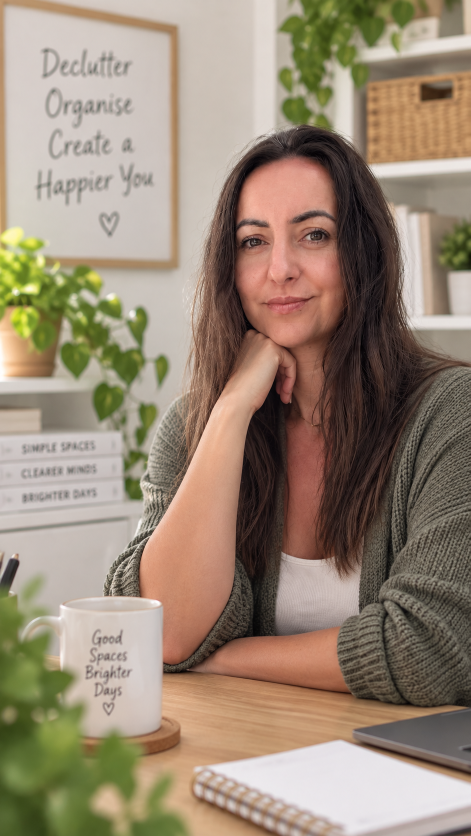
#> input picture Media/magda1.png, 941 x 1672 px, found by its file name (shown at 1/2 size)
$ python process_media.py
#> lines starting #> are read from the running program, lines starting #| are printed output that depends on the picture
import os
import subprocess
from PIL import Image, ImageEnhance
import numpy as np

def main():
    os.makedirs("public/images", exist_ok=True)
    os.makedirs("public/videos", exist_ok=True)

    # 1. Process Magda Bio portrait (from Media/magda1.png) with subtle Quiet Space warmth
    print("Processing & color-grading Magda portrait...")
    im_magda = Image.open("Media/magda1.png").convert("RGB")
#> im_magda is the input picture: PIL image 941x1672 RGB; mean R, G, B 152.9, 136.1, 117
    arr_magda = np.array(im_magda, dtype=np.float32) / 255.0

    # Warm linen highlight tint (#FDFBF7 / #F8F6F0)
    hl_mask = np.clip((arr_magda - 0.5) / 0.5, 0, 1)
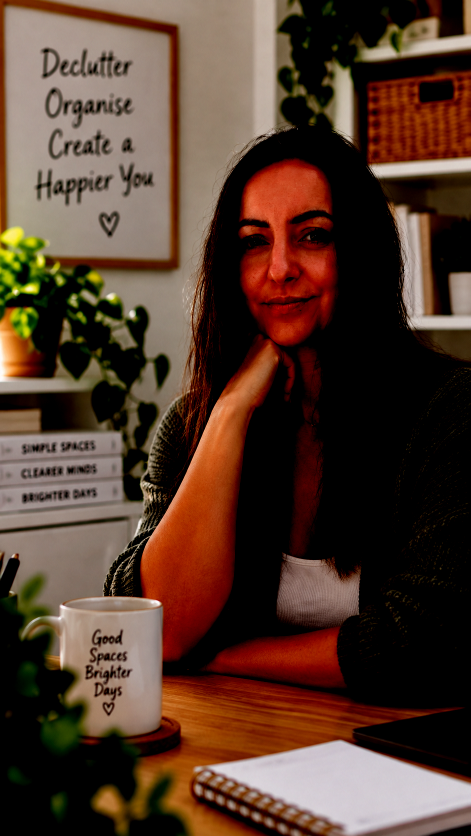
#> hl_mask: shape (1672, 941, 3) float32 (shown at 1/2 size); mean R, G, B 0.329, 0.229, 0.175
    arr_magda[:, :, 0] += hl_mask[:, :, 0] * 0.025
    arr_magda[:, :, 1] += hl_mask[:, :, 1] * 0.015
    arr_magda[:, :, 2] -= hl_mask[:, :, 2] * 0.015

    # Gentle ambient shadow lift (slate/sage #2C332D / #7D8C7A)
    sh_mask = np.clip((0.5 - arr_magda) / 0.5, 0, 1)
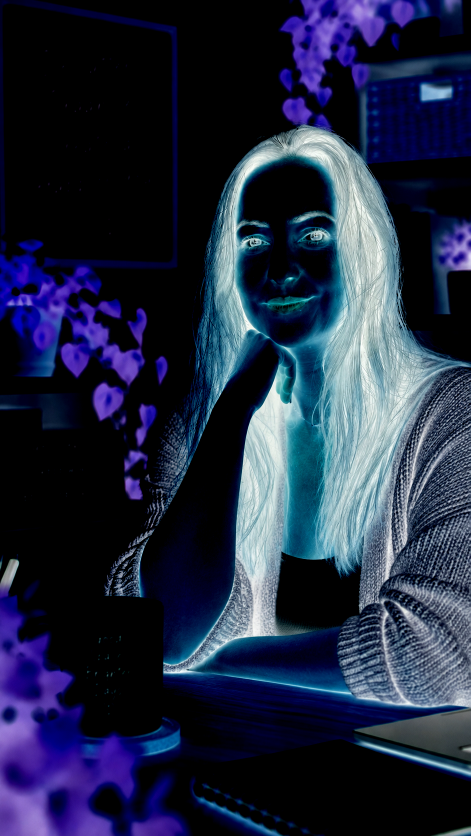
#> sh_mask: shape (1672, 941, 3) float32 (shown at 1/2 size); mean R, G, B 0.131, 0.162, 0.257
    arr_magda[:, :, 0] += sh_mask[:, :, 0] * 0.010
    arr_magda[:, :, 1] += sh_mask[:, :, 1] * 0.018
    arr_magda[:, :, 2] += sh_mask[:, :, 2] * 0.012

    arr_magda = np.clip(arr_magda, 0.0, 1.0)
    im_magda_graded = Image.fromarray((arr_magda * 255.0).astype(np.uint8))

    # Natural skin tone balance and soft contrast curve
    im_magda_graded = ImageEnhance.Color(im_magda_graded).enhance(0.94)
    im_magda_graded = ImageEnhance.Contrast(im_magda_graded).enhance(0.97)

    w, h = im_magda_graded.size
#> w = 941; h = 1672
    target_w = 900
    target_h = int(h * (target_w / w))
#> target_h = 1599
    im_magda_resized = im_magda_graded.resize((target_w, target_h), Image.Resampling.LANCZOS)
    im_magda_resized.save("public/images/magda-bio.webp", "WEBP", quality=92)
    im_magda_resized.save("public/images/magda-bio.jpg", "JPEG", quality=92)
    print("Saved public/images/magda-bio.webp (color-graded)")

    # 2. Process Client Photos with Quiet Space Brand Color Grading
    print("Grading client photos...")
    def grade_image(src, dst_base):
#> called with src = 'Media/IMG-20260914-WA0000.jpg', dst_base = 'public/images/quiet-space-real-crockery'
        im = Image.open(src).convert("RGB")
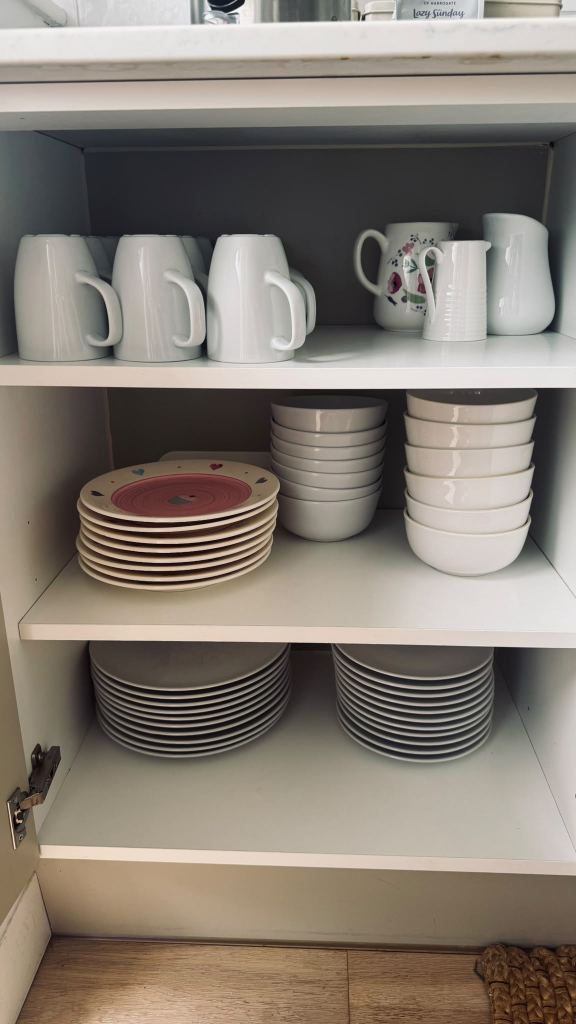
#> input picture Media/IMG-20260914-WA0000.jpg, 1152 x 2048 px, found by its file name (shown at 1/2 size)
#> im is the input picture: PIL image 1152x2048 RGB; mean R, G, B 134.7, 125.9, 116.1
        arr = np.array(im, dtype=np.float32) / 255.0

        # Warm highlight tint (towards warm linen #f8f6f0)
        highlight_mask = np.clip((arr - 0.5) / 0.5, 0, 1)
        arr[:, :, 0] += highlight_mask[:, :, 0] * 0.03
        arr[:, :, 1] += highlight_mask[:, :, 1] * 0.02
        arr[:, :, 2] -= highlight_mask[:, :, 2] * 0.02

        # Slate-sage shadow lift
        shadow_mask = np.clip((0.5 - arr) / 0.5, 0, 1)
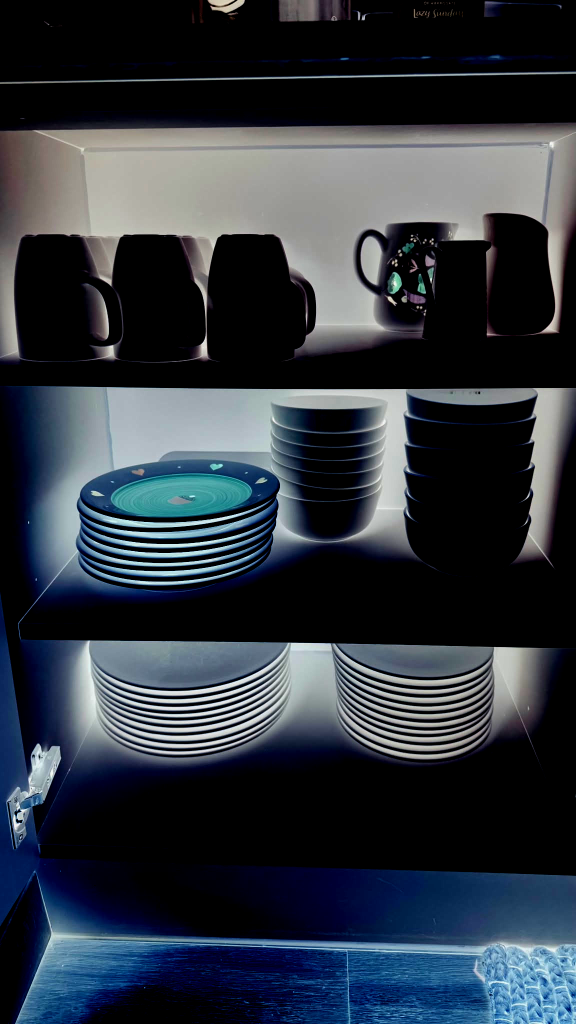
#> shadow_mask: shape (2048, 1152, 3) float32 (shown at 1/2 size); mean R, G, B 0.186, 0.214, 0.249
        arr[:, :, 1] += shadow_mask[:, :, 1] * 0.02
        arr[:, :, 2] += shadow_mask[:, :, 2] * 0.015

        arr = np.clip(arr, 0.0, 1.0)
        im_out = Image.fromarray((arr * 255.0).astype(np.uint8))

        # Soften saturation & subtle contrast roll-off
        im_out = ImageEnhance.Color(im_out).enhance(0.85)
        im_out = ImageEnhance.Contrast(im_out).enhance(0.96)

        w, h = im_out.size
#> w = 1152; h = 2048
        t_w = 1080
        t_h = int(h * (t_w / w))
#> t_h = 1920
        im_final = im_out.resize((t_w, t_h), Image.Resampling.LANCZOS)
        im_final.save(f"{dst_base}.webp", "WEBP", quality=88)
        im_final.save(f"{dst_base}.jpg", "JPEG", quality=88)
        print(f"Saved {dst_base}.webp")

    grade_image("Media/IMG-20260914-WA0000.jpg", "public/images/quiet-space-real-crockery")
    grade_image("Media/IMG-20260914-WA0002.jpg", "public/images/quiet-space-real-glassware")
#> call 2 of grade_image, with src = 'Media/IMG-20260914-WA0002.jpg', dst_base = 'public/images/quiet-space-real-glassware'
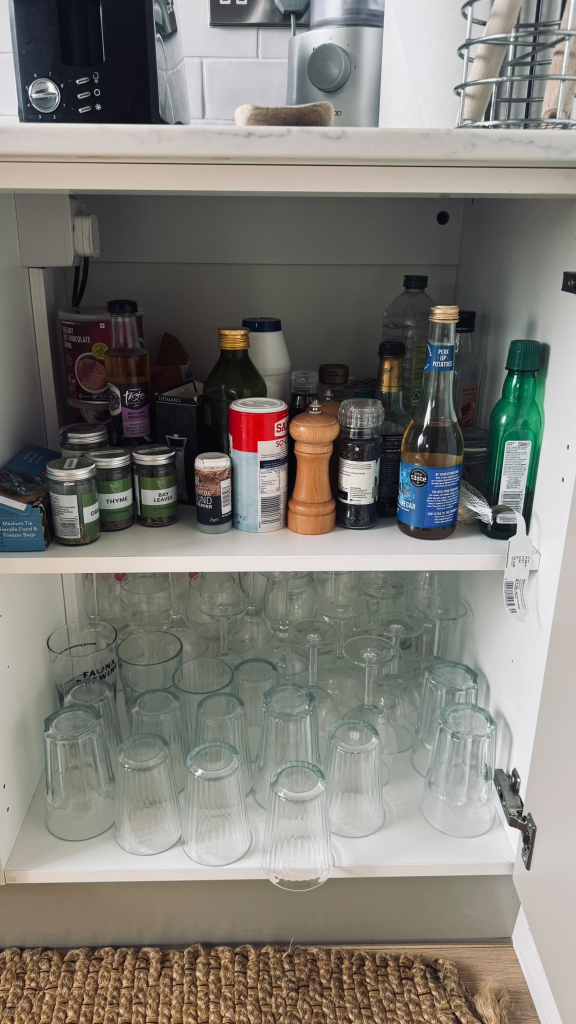
#> input picture Media/IMG-20260914-WA0002.jpg, 1152 x 2048 px, found by its file name (shown at 1/2 size)
#> in grade_image, im is the input picture: PIL image 1152x2048 RGB; mean R, G, B 127.8, 125.3, 118.8
#> in grade_image (call 2), `highlight_mask = np.clip((arr - 0.5) / 0.5, 0, 1)`:
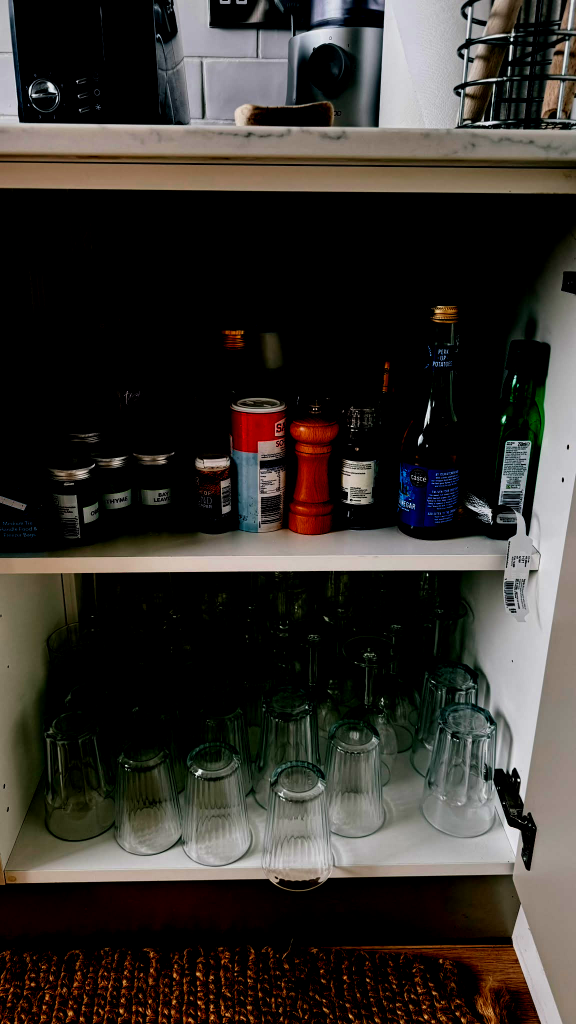
#> highlight_mask: shape (2048, 1152, 3) float32 (shown at 1/2 size); mean R, G, B 0.211, 0.195, 0.177
#> in grade_image (call 2), `shadow_mask = np.clip((0.5 - arr) / 0.5, 0, 1)`:
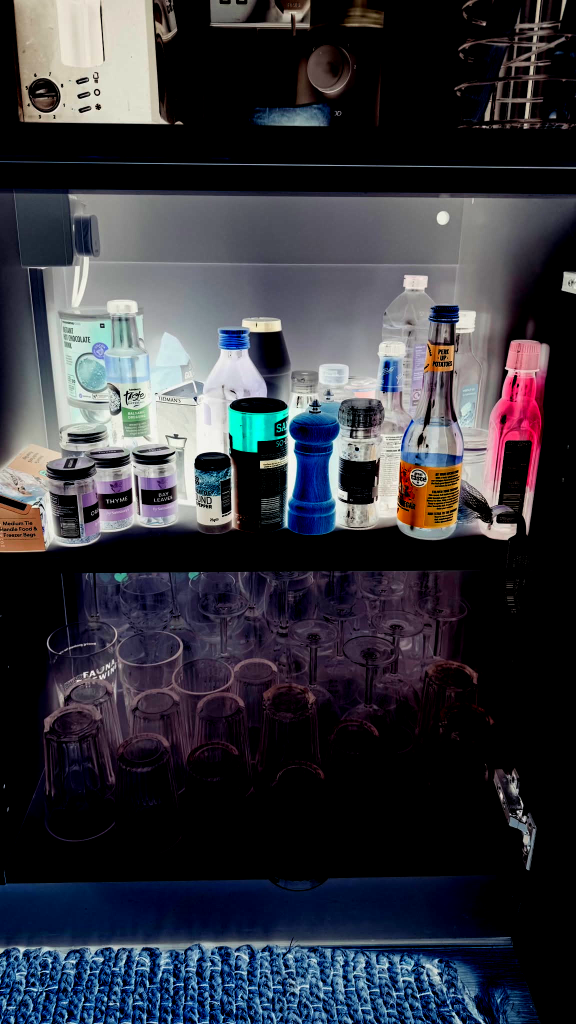
#> shadow_mask: shape (2048, 1152, 3) float32 (shown at 1/2 size); mean R, G, B 0.209, 0.213, 0.245

    # 3. Concatenate Highlight Reel
    print("Creating merged highlight reel...")
    concat_file = "public/videos/concat_list.txt"
    with open(concat_file, "w", encoding="utf-8") as f:
        f.write("file 'clip-cutlery.mp4'\n")
        f.write("file 'clip-utensils.mp4'\n")
        f.write("file 'clip-island.mp4'\n")

    cmd = [
        "ffmpeg", "-y", "-f", "concat", "-safe", "0",
        "-i", concat_file,
        "-c", "copy",
        "-movflags", "+faststart",
        "public/videos/quiet-space-reel.mp4"
    ]
    res = subprocess.run(cmd, capture_output=True, text=True)
    if res.returncode == 0:
        size_kb = os.path.getsize("public/videos/quiet-space-reel.mp4") / 1024
        print(f"Successfully generated public/videos/quiet-space-reel.mp4 ({size_kb:.1f} KB)")
    else:
        print("Error creating reel:", res.stderr)

    if os.path.exists(concat_file):
        os.remove(concat_file)

if __name__ == "__main__":
    main()
#> (the call stopped at in main, `res = subprocess.run(cmd, capture_output=True, text=True)`: subprocess is not available in this run)
